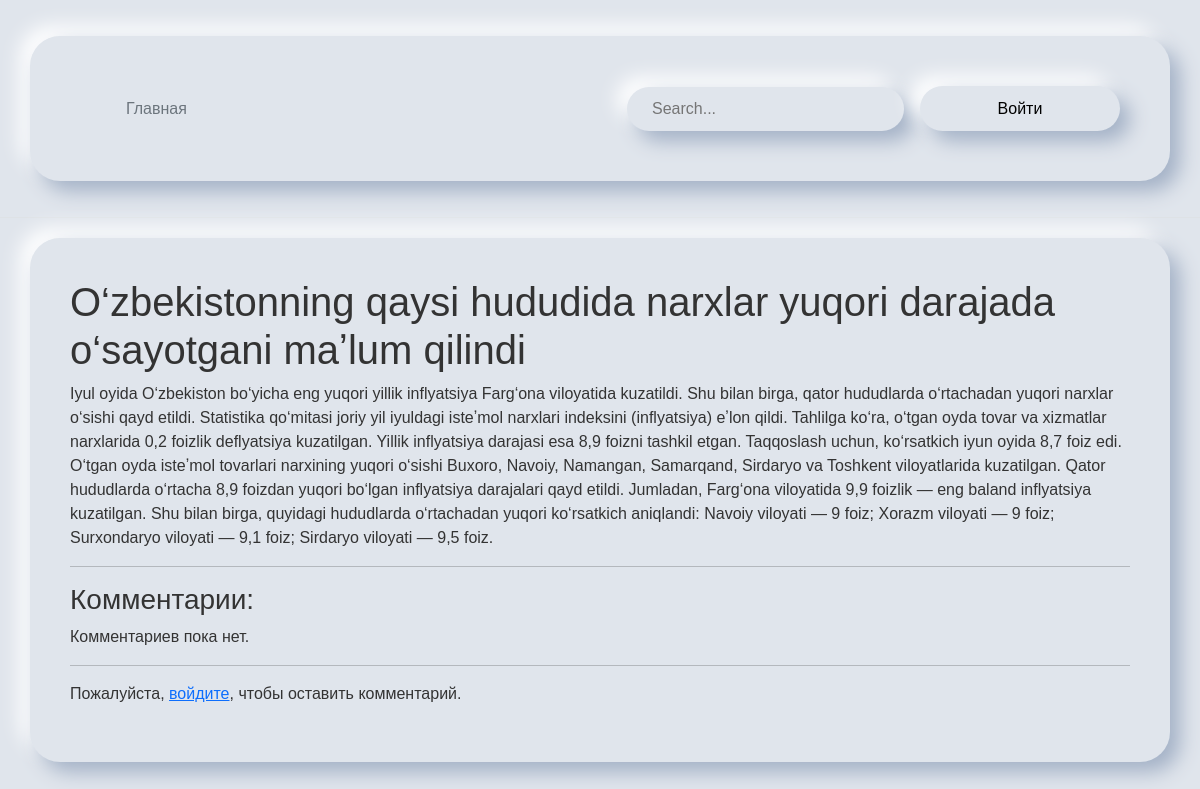
The page /news/1/ on the database as committed earlier.
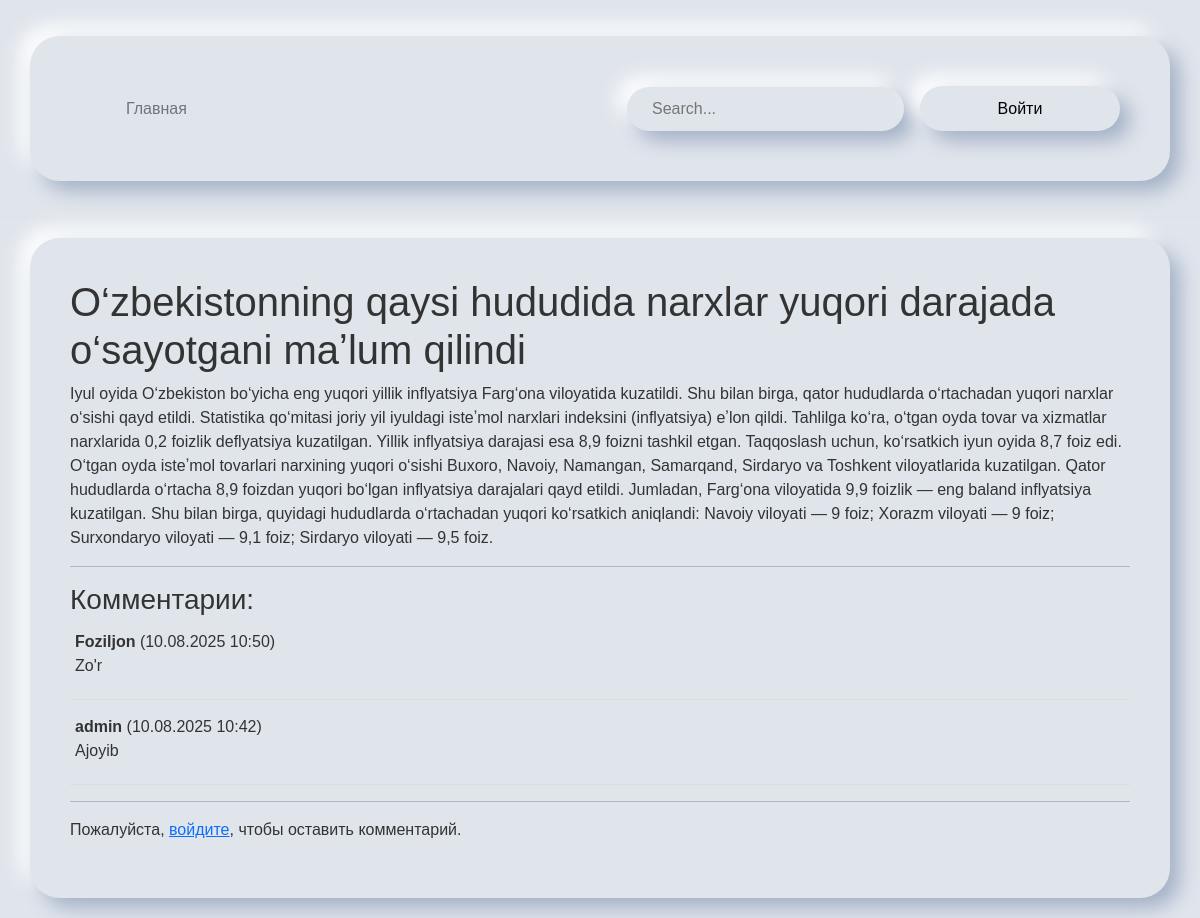
The same page on the database as committed later.
### index/models.py (models this page shows, shortened)
class Comment(models.Model):
    news = models.ForeignKey(News, on_delete=models.CASCADE, related_name='comments')
    author = models.ForeignKey(User, on_delete=models.CASCADE)
    text = models.TextField()
    created_at = models.DateTimeField(auto_now_add=True)

### index/views.py (the view)
# urls.py: path('news/<int:pk>/', views.news_detail, name='news_detail'),
def news_detail(request, pk):
    news_item = get_object_or_404(News, pk=pk)
    comments = news_item.comments.all().order_by('-created_at')
    if request.method == 'POST':
        if request.user.is_authenticated:
            form = CommentForm(request.POST)
            if form.is_valid():
                comment = form.save(commit=False)
                comment.news = news_item
                comment.author = request.user
                comment.save()
                return redirect('news_detail', pk=news_item.pk)
        else:
            return redirect('login')
    else:
        form = CommentForm()
    return render(request, 'news/news_detail.html', {
        'news': news_item,
        'comments': comments,
        'form': form
    })

### index/forms.py
class CommentForm(forms.ModelForm):
    class Meta:
        model = Comment
        fields = ['text']
        widgets = {
            'text': forms.Textarea(attrs={'rows': 3, 'placeholder': 'Напишите комментарий ...'})
        }

### index/templates/news/news_detail.html (shortened to what this page needs)
{% load static %}
<!DOCTYPE html>
<html lang="ru">
<head>
    <link href="https://cdn.jsdelivr.net/npm/bootstrap@5.3.7/dist/css/bootstrap.min.css" rel="stylesheet">
    <link rel="stylesheet" href="{% static 'CSS/style.css' %}">
</head>
<body>
<header class="p-3 mb-3 border-bottom">
    <div class="container">
        <div class="d-flex flex-wrap align-items-center justify-content-center justify-content-lg-start">
            <a href="/" class="d-flex align-items-center mb-2 mb-lg-0 link-body-emphasis text-decoration-none">
            <svg class="bi me-2" width="40" height="32" role="img" aria-label="Bootstrap">
                <use xlink:href="#bootstrap"></use>
            </svg>
        </a>
            <ul class="nav col-12 col-lg-auto me-lg-auto mb-2 justify-content-center mb-md-0">
                <li><a href="/" class="nav-link px-2 link-secondary">Главная</a></li>
            </ul>
            <form class="col-12 col-lg-auto mb-3 mb-lg-0 me-lg-3" role="search">
                <input type="search" placeholder="Search..." aria-label="Search">
            </form>
            {% if user.is_authenticated %}
                <a href="/add/" class ="button button-header">Добавить новость</a>
                <a href="/logout" class ="button button-header" >Выйти</a>
            {% else %}
                <a href="/accounts/login/" class="button button-header">Войти</a>
            {% endif %}
        </div>
    </div>
</header>
<div class="container">
<h1>{{ news.title }}</h1>
<p>{{ news.main_content }}</p>
<hr>
<h3>Комментарии:</h3>
{% for comment in comments %}
<div style="border-bottom: 1px solid #ddd; margin-bottom: 10px; padding: 5px;">
    <strong>{{ comment.author.username }}</strong> ({{ comment.created_at|date:"d.m.Y H:i" }})
    <p>{{ comment.text }}</p>
</div>
{% empty %}
<p>Комментариев пока нет.</p>
{% endfor %}
<hr>
{% if user.is_authenticated %}
<form method="post">
    {% csrf_token %}
    {{ form.as_p }}
    <button type="submit" class="neumorphic-button button">Отправить</button>
</form>
{% else %}
<p>Пожалуйста, <a href="{% url 'login' %}">войдите</a>, чтобы оставить комментарий.</p>
{% endif %}
</div>
</body>
</html>

Rows that differ between the two databases and show on the page:
added Comment: author.username "Foziljon", created_at "10.08.2025 10:50", text "Zo'r"
added Comment: author.username "admin", created_at "10.08.2025 10:42", text "Ajoyib"
Other text that changed with them:
text no longer shown: "Комментариев пока нет."
